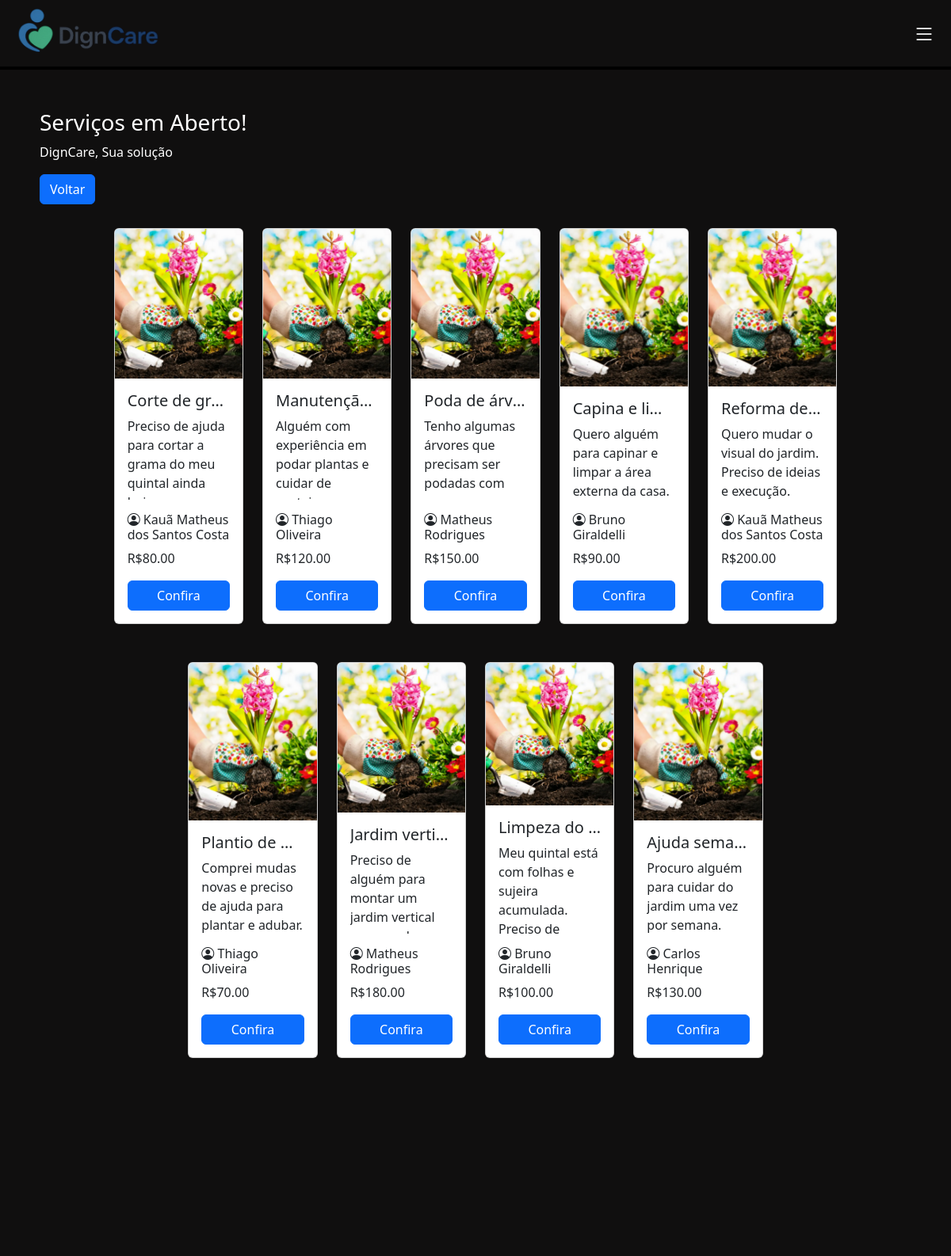
The page /html/servicos_abertos.php?filtro=1 (signed in, upper part) on the database as committed earlier.
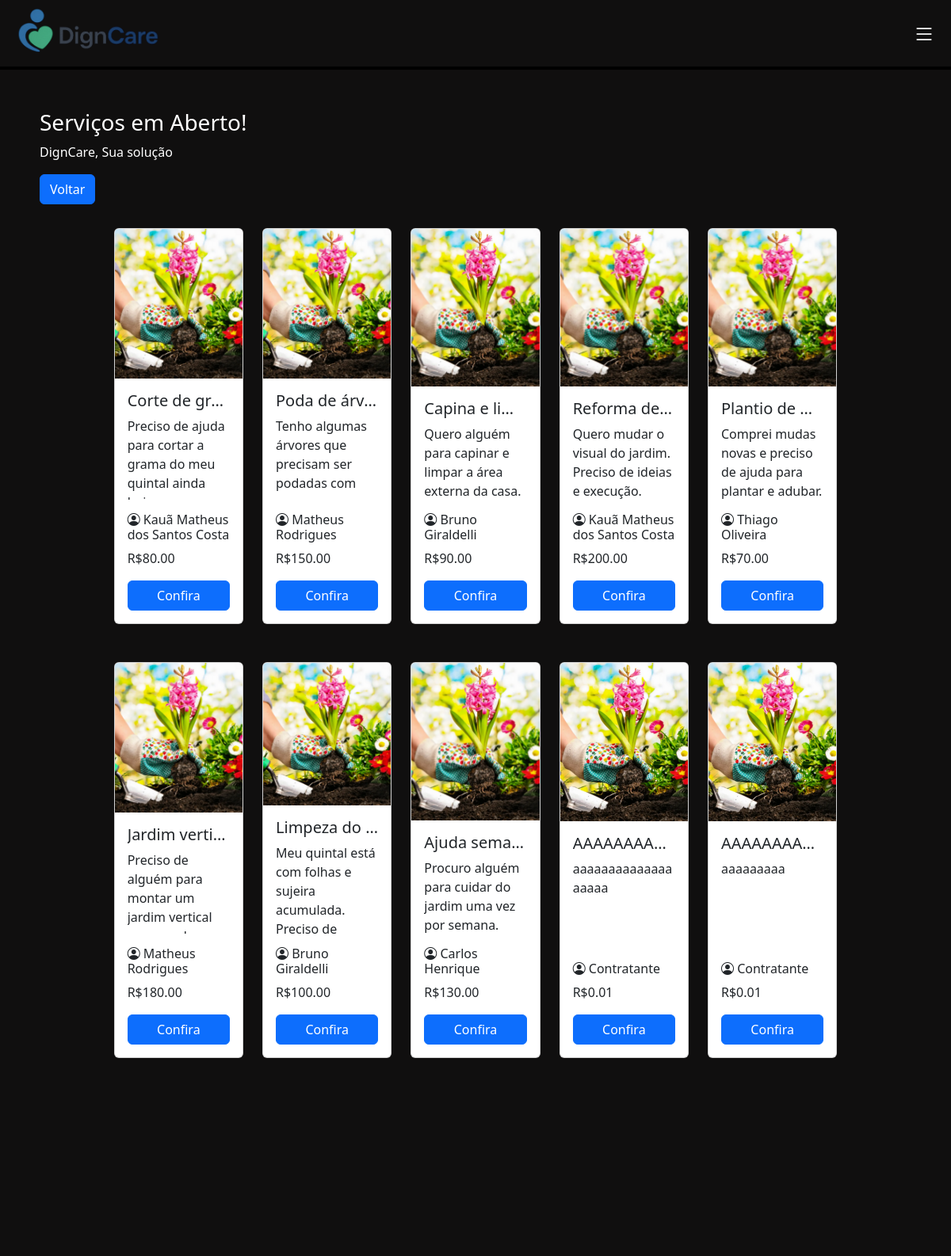
The same page on the database as committed later.
### tables this page shows
CREATE TABLE `servico` (
  `servico_id` int NOT NULL AUTO_INCREMENT,
  `user_id_contratante` int NOT NULL,
  `user_id_contratado` int DEFAULT NULL,
  `local_id` int DEFAULT NULL,
  `tipoServico_id` int NOT NULL,
  `servico_data_criado` date DEFAULT NULL,
  `servico_data_realizado` date DEFAULT NULL,
  `servico_titulo` varchar(45) NOT NULL,
  `servico_descricao` varchar(250) DEFAULT NULL,
  `servico_valor` decimal(10,2) NOT NULL,
  `servico_status` varchar(45) DEFAULT NULL,
  PRIMARY KEY (`servico_id`),
  KEY `user_id_contratante_idx` (`user_id_contratante`),
  KEY `user_id_contratado_idx` (`user_id_contratado`),
  KEY `local_id_idx` (`local_id`),
  KEY `tipoServico_id_idx` (`tipoServico_id`)
);

CREATE TABLE `usuario` (
  `usr_id` int NOT NULL AUTO_INCREMENT,
  `usr_nome` varchar(50) NOT NULL,
  `usr_cpf` varchar(45) NOT NULL,
  `usr_idade` int DEFAULT NULL,
  `usr_tipo` varchar(45) DEFAULT NULL,
  `usr_email` varchar(45) NOT NULL,
  `usr_senha` varchar(100) NOT NULL,
  `tipoServico_id` int DEFAULT NULL,
  `usr_descricao` varchar(250) DEFAULT NULL,
  PRIMARY KEY (`usr_id`),
  UNIQUE KEY `usr_cpf_UNIQUE` (`usr_cpf`),
  UNIQUE KEY `usr_email_UNIQUE` (`usr_email`),
  KEY `tipoServico_id_idx` (`tipoServico_id`),
  CONSTRAINT `tipoServico_id` FOREIGN KEY (`tipoServico_id`) REFERENCES `tiposervico` (`tipoServico_id`)
);

### html/servicos_abertos.php (the view, shortened to what this page needs)
<!DOCTYPE html>
<html lang="pt-br">
<head>
    <link rel="stylesheet" href="/CSS/serviços_abertos.css">
    <link href="https://cdn.jsdelivr.net/npm/bootstrap@5.3.6/dist/css/bootstrap.min.css" rel="stylesheet"
>
    <link rel="stylesheet" href="https://cdn.jsdelivr.net/npm/bootstrap-icons@1.10.5/font/bootstrap-icons.css">
</head>
<body class="fundo">
  <header>
    <nav class="navbar borda">
      <div class="nav justify-content-start">
        <a href="/html/home.php"><img class="mexe" src="/img/logo_horizontal.png" alt="logo" width="225"></a>
      </div>
      <div class="menu-icon" type="sidbar" data-bs-toggle="offcanvas" data-bs-target="#offcanvasRight" aria-controls="offcanvasRight"><i class="bi bi-list fs-3 iconscss"></i></div>
    </nav>
  </header>
    <section style="margin: 50px;">
    <div class="textcolor" style="margin-bottom: 30px;">
        <h3>Serviços em Aberto!</h3>
        <p>DignCare, Sua solução</p>
        <a href="/html/home_prestador.php" class="btn btn-primary">Voltar</a>
    </div>
    <?php
    require_once '../php/conecta_bd.php';
    $filtro = isset($_GET['filtro']) ? intval($_GET['filtro']) : 0;
    try {
        if ($filtro === 0) {
            echo '<p class="textcolor">Nenhum serviço encontrado para esse filtro.</p>';
        } else {
            $sql = "SELECT s.*, u.usr_nome
                    FROM servico s
                    JOIN usuario u ON s.user_id_contratante = u.usr_id
                    WHERE s.tipoServico_id = :filtro AND s.user_id_contratado IS NULL";
            $stmt = $pdo->prepare($sql);
            $stmt->execute(['filtro' => $filtro]);
            $servicos = $stmt->fetchAll(PDO::FETCH_ASSOC);
            if (count($servicos) > 0) {
                $imagens = [
                    1 => '../img/jardinagem.png',
                    2 => '../img/babá.png',
                    3 => '../img/Limpeza.png',
                    4 => '../img/cozinheiro.png',
                    5 => '../img/cuidadora.png',
                    6 => '../img/manutencao.png',
                    7 => '../img/pets.png',
                    8 => '../img/tutora.png'
                ];
                echo '<div class="row g-4 mb-5 justify-content-center">';
                $contador = 0;
                foreach ($servicos as $servico) {
                    $imagemServico = $imagens[$servico['tipoServico_id']] ?? 'default.jpg';
                    echo '
                        <div class="col-md-2">
                            <div class="card h-100" style="height: 100%; max-height: 500px; min-height: 500px; display: flex; flex-direction: column;">
                                <img id="imagemCategoria" src="' . $imagemServico . '" alt="Imagem da Categoria" class="card-img-top" style="height: 200px; object-fit: cover;">
                                <div class="card-body d-flex flex-column" style="overflow: hidden;">
                                    <h5 class="card-title text-truncate" title="' . htmlspecialchars($servico["servico_titulo"]) . '">
                                        ' . htmlspecialchars($servico["servico_titulo"]) . '
                                    </h5>
                                    <p class="card-text" style="flex: 1; overflow: hidden; text-overflow: ellipsis;">
                                        ' . htmlspecialchars($servico["servico_descricao"]) . '
                                    </p>
                                    <h6><i class="bi bi-person-circle"></i> ' . htmlspecialchars($servico["usr_nome"]) . '</h6>
                                    <p>R$' . htmlspecialchars($servico["servico_valor"]) . '</p>
                                    <a href="/php/aceitar_servico.php?servico_id=' . $servico["servico_id"] . '" class="btn btn-primary mt-auto">Confira</a>
                                </div>
                            </div>
                        </div>
                    ';
                    $contador++;
                    if ($contador % 5 === 0 && $contador < count($servicos)) {
                        echo '</div><div class="row g-4 mb-5 justify-content-center">';
                    }
                }
                echo '</div>';
            } else {
                echo '<p class="textcolor">Nenhum serviço encontrado para esse filtro.</p>';
            }
        }
    } catch (PDOException $e) {
        echo "Erro ao buscar serviços: " . $e->getMessage();
    }
    ?>
</section>
</body>
</html>

Rows that differ between the two databases and show on the page:
no longer on this page (row edited): servico: servico_titulo "Manutençã…", servico_descricao "Alguém com experiência em podar plantas e cuidar de…", usuario.usr_nome "Thiago Oliveira", servico_valor "120.00"
added servico: servico_titulo "AAAAAAAA…", servico_descricao "aaaaaaaaaaaaaaaaaaa", usuario.usr_nome "Contratante", servico_valor "0.01"
added servico: servico_titulo "AAAAAAAA…", servico_descricao "aaaaaaaaa", usuario.usr_nome "Contratante", servico_valor "0.01"
